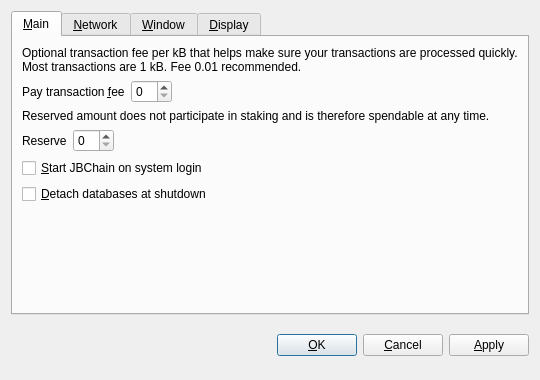
<?xml version="1.0" encoding="UTF-8"?>
<ui version="4.0">
 <class>OptionsDialog</class>
 <widget class="QDialog" name="OptionsDialog">
  <property name="geometry">
   <rect>
    <x>0</x>
    <y>0</y>
    <width>540</width>
    <height>380</height>
   </rect>
  </property>
  <property name="windowTitle">
   <string>Options</string>
  </property>
  <property name="modal">
   <bool>true</bool>
  </property>
  <layout class="QVBoxLayout" name="verticalLayout">
   <item>
    <widget class="QTabWidget" name="tabWidget">
     <property name="tabPosition">
      <enum>QTabWidget::North</enum>
     </property>
     <property name="currentIndex">
      <number>0</number>
     </property>
     <widget class="QWidget" name="tabMain">
      <attribute name="title">
       <string>&amp;Main</string>
      </attribute>
      <layout class="QVBoxLayout" name="verticalLayout_Main">
       <item>
        <widget class="QLabel" name="transactionFeeInfoLabel">
         <property name="text">
          <string>Optional transaction fee per kB that helps make sure your transactions are processed quickly. Most transactions are 1 kB. Fee 0.01 recommended.</string>
         </property>
         <property name="textFormat">
          <enum>Qt::PlainText</enum>
         </property>
         <property name="wordWrap">
          <bool>true</bool>
         </property>
        </widget>
       </item>
       <item>
        <layout class="QHBoxLayout" name="horizontalLayoutFee">
         <item>
          <widget class="QLabel" name="transactionFeeLabel">
           <property name="text">
            <string>Pay transaction &amp;fee</string>
           </property>
           <property name="textFormat">
            <enum>Qt::PlainText</enum>
           </property>
           <property name="buddy">
            <cstring>transactionFee</cstring>
           </property>
          </widget>
         </item>
         <item>
          <widget class="BitcoinAmountField" name="transactionFee"/>
         </item>
         <item>
          <spacer name="horizontalSpacerFee">
           <property name="orientation">
            <enum>Qt::Horizontal</enum>
           </property>
           <property name="sizeHint" stdset="0">
            <size>
             <width>40</width>
             <height>20</height>
            </size>
           </property>
          </spacer>
         </item>
        </layout>
       </item>
       <item>
        <widget class="QLabel" name="reserveBalanceInfoLabel">
         <property name="text">
          <string>Reserved amount does not participate in staking and is therefore spendable at any time.</string>
         </property>
         <property name="textFormat">
          <enum>Qt::PlainText</enum>
         </property>
         <property name="wordWrap">
          <bool>true</bool>
         </property>
        </widget>
       </item>
       <item>
        <layout class="QHBoxLayout" name="horizontalLayoutReserveBalance">
         <item>
          <widget class="QLabel" name="reserveBalanceLabel">
           <property name="text">
            <string>Reserve</string>
           </property>
           <property name="textFormat">
            <enum>Qt::PlainText</enum>
           </property>
           <property name="buddy">
            <cstring>reserveBalance</cstring>
           </property>
          </widget>
         </item>
         <item>
          <widget class="BitcoinAmountField" name="reserveBalance"/>
         </item>
         <item>
          <spacer name="horizontalSpacerReserveBalance">
           <property name="orientation">
            <enum>Qt::Horizontal</enum>
           </property>
           <property name="sizeHint" stdset="0">
            <size>
             <width>40</width>
             <height>20</height>
            </size>
           </property>
          </spacer>
         </item>
        </layout>
       </item>
       <item>
        <widget class="QCheckBox" name="bitcoinAtStartup">
         <property name="toolTip">
          <string>Automatically start JBChain after logging in to the system.</string>
         </property>
         <property name="text">
          <string>&amp;Start JBChain on system login</string>
         </property>
        </widget>
       </item>
       <item>
        <widget class="QCheckBox" name="detachDatabases">
         <property name="toolTip">
          <string>Detach block and address databases at shutdown. This means they can be moved to another data directory, but it slows down shutdown. The wallet is always detached.</string>
         </property>
         <property name="text">
          <string>&amp;Detach databases at shutdown</string>
         </property>
        </widget>
       </item>
       <item>
        <spacer name="verticalSpacer_Main">
         <property name="orientation">
          <enum>Qt::Vertical</enum>
         </property>
         <property name="sizeHint" stdset="0">
          <size>
           <width>20</width>
           <height>40</height>
          </size>
         </property>
        </spacer>
       </item>
      </layout>
     </widget>
     <widget class="QWidget" name="tabNetwork">
      <attribute name="title">
       <string>&amp;Network</string>
      </attribute>
      <layout class="QVBoxLayout" name="verticalLayout_Network">
       <item>
        <widget class="QCheckBox" name="mapPortUpnp">
         <property name="toolTip">
          <string>Automatically open the JBChain client port on the router. This only works when your router supports UPnP and it is enabled.</string>
         </property>
         <property name="text">
          <string>Map port using &amp;UPnP</string>
         </property>
        </widget>
       </item>
       <item>
        <widget class="QCheckBox" name="connectSocks">
         <property name="toolTip">
          <string>Connect to the JBChain network through a SOCKS proxy (e.g. when connecting through Tor).</string>
         </property>
         <property name="text">
          <string>&amp;Connect through SOCKS proxy:</string>
         </property>
        </widget>
       </item>
       <item>
        <layout class="QHBoxLayout" name="horizontalLayout_Network">
         <item>
          <widget class="QLabel" name="proxyIpLabel">
           <property name="text">
            <string>Proxy &amp;IP:</string>
           </property>
           <property name="textFormat">
            <enum>Qt::PlainText</enum>
           </property>
           <property name="buddy">
            <cstring>proxyIp</cstring>
           </property>
          </widget>
         </item>
         <item>
          <widget class="QValidatedLineEdit" name="proxyIp">
           <property name="maximumSize">
            <size>
             <width>140</width>
             <height>16777215</height>
            </size>
           </property>
           <property name="toolTip">
            <string>IP address of the proxy (e.g. 127.0.0.1)</string>
           </property>
          </widget>
         </item>
         <item>
          <widget class="QLabel" name="proxyPortLabel">
           <property name="text">
            <string>&amp;Port:</string>
           </property>
           <property name="textFormat">
            <enum>Qt::PlainText</enum>
           </property>
           <property name="buddy">
            <cstring>proxyPort</cstring>
           </property>
          </widget>
         </item>
         <item>
          <widget class="QLineEdit" name="proxyPort">
           <property name="maximumSize">
            <size>
             <width>55</width>
             <height>16777215</height>
            </size>
           </property>
           <property name="toolTip">
            <string>Port of the proxy (e.g. 9050)</string>
           </property>
          </widget>
         </item>
         <item>
          <widget class="QLabel" name="socksVersionLabel">
           <property name="text">
            <string>SOCKS &amp;Version:</string>
           </property>
           <property name="textFormat">
            <enum>Qt::PlainText</enum>
           </property>
           <property name="buddy">
            <cstring>socksVersion</cstring>
           </property>
          </widget>
         </item>
         <item>
          <widget class="QValueComboBox" name="socksVersion">
           <property name="toolTip">
            <string>SOCKS version of the proxy (e.g. 5)</string>
           </property>
          </widget>
         </item>
         <item>
          <spacer name="horizontalSpacer_Network">
           <property name="orientation">
            <enum>Qt::Horizontal</enum>
           </property>
           <property name="sizeHint" stdset="0">
            <size>
             <width>40</width>
             <height>20</height>
            </size>
           </property>
          </spacer>
         </item>
        </layout>
       </item>
       <item>
        <spacer name="verticalSpacer_Network">
         <property name="orientation">
          <enum>Qt::Vertical</enum>
         </property>
         <property name="sizeHint" stdset="0">
          <size>
           <width>20</width>
           <height>40</height>
          </size>
         </property>
        </spacer>
       </item>
      </layout>
     </widget>
     <widget class="QWidget" name="tabWindow">
      <attribute name="title">
       <string>&amp;Window</string>
      </attribute>
      <layout class="QVBoxLayout" name="verticalLayout_Window">
       <item>
        <widget class="QCheckBox" name="minimizeToTray">
         <property name="toolTip">
          <string>Show only a tray icon after minimizing the window.</string>
         </property>
         <property name="text">
          <string>&amp;Minimize to the tray instead of the taskbar</string>
         </property>
        </widget>
       </item>
       <item>
        <widget class="QCheckBox" name="minimizeOnClose">
         <property name="toolTip">
          <string>Minimize instead of exit the application when the window is closed. When this option is enabled, the application will be closed only after selecting Quit in the menu.</string>
         </property>
         <property name="text">
          <string>M&amp;inimize on close</string>
         </property>
        </widget>
       </item>
       <item>
        <spacer name="verticalSpacer_Window">
         <property name="orientation">
          <enum>Qt::Vertical</enum>
         </property>
         <property name="sizeHint" stdset="0">
          <size>
           <width>20</width>
           <height>40</height>
          </size>
         </property>
        </spacer>
       </item>
      </layout>
     </widget>
     <widget class="QWidget" name="tabDisplay">
      <attribute name="title">
       <string>&amp;Display</string>
      </attribute>
      <layout class="QVBoxLayout" name="verticalLayout_Display">
       <item>
        <layout class="QHBoxLayout" name="horizontalLayout_1_Display">
         <item>
          <widget class="QLabel" name="langLabel">
           <property name="text">
            <string>User Interface &amp;language:</string>
           </property>
           <property name="textFormat">
            <enum>Qt::PlainText</enum>
           </property>
           <property name="buddy">
            <cstring>lang</cstring>
           </property>
          </widget>
         </item>
         <item>
          <widget class="QValueComboBox" name="lang">
           <property name="toolTip">
            <string>The user interface language can be set here. This setting will take effect after restarting JBChain.</string>
           </property>
          </widget>
         </item>
        </layout>
       </item>
       <item>
        <layout class="QHBoxLayout" name="horizontalLayout_2_Display">
         <item>
          <widget class="QLabel" name="unitLabel">
           <property name="text">
            <string>&amp;Unit to show amounts in:</string>
           </property>
           <property name="textFormat">
            <enum>Qt::PlainText</enum>
           </property>
           <property name="buddy">
            <cstring>unit</cstring>
           </property>
          </widget>
         </item>
         <item>
          <widget class="QValueComboBox" name="unit">
           <property name="toolTip">
            <string>Choose the default subdivision unit to show in the interface and when sending coins.</string>
           </property>
          </widget>
         </item>
        </layout>
       </item>
       <item>
        <widget class="QCheckBox" name="displayAddresses">
         <property name="toolTip">
          <string>Whether to show JBChain addresses in the transaction list or not.</string>
         </property>
         <property name="text">
          <string>&amp;Display addresses in transaction list</string>
         </property>
        </widget>
       </item>
       <item>
        <widget class="QCheckBox" name="coinControlFeatures">
         <property name="toolTip">
          <string>Whether to show coin control features or not.</string>
         </property>
         <property name="text">
          <string>Display coin &amp;control features (experts only!)</string>
         </property>
        </widget>
       </item>
       <item>
        <spacer name="verticalSpacer_Display">
         <property name="orientation">
          <enum>Qt::Vertical</enum>
         </property>
         <property name="sizeHint" stdset="0">
          <size>
           <width>20</width>
           <height>40</height>
          </size>
         </property>
        </spacer>
       </item>
      </layout>
     </widget>
    </widget>
   </item>
   <item>
    <layout class="QHBoxLayout" name="horizontalLayout_Buttons">
     <item>
      <spacer name="horizontalSpacer_1">
       <property name="orientation">
        <enum>Qt::Horizontal</enum>
       </property>
       <property name="sizeHint" stdset="0">
        <size>
         <width>40</width>
         <height>48</height>
        </size>
       </property>
      </spacer>
     </item>
     <item>
      <widget class="QLabel" name="statusLabel">
       <property name="font">
        <font>
         <weight>75</weight>
         <bold>true</bold>
        </font>
       </property>
       <property name="text">
        <string/>
       </property>
       <property name="textFormat">
        <enum>Qt::PlainText</enum>
       </property>
       <property name="wordWrap">
        <bool>true</bool>
       </property>
      </widget>
     </item>
     <item>
      <spacer name="horizontalSpacer_2">
       <property name="orientation">
        <enum>Qt::Horizontal</enum>
       </property>
       <property name="sizeHint" stdset="0">
        <size>
         <width>40</width>
         <height>48</height>
        </size>
       </property>
      </spacer>
     </item>
     <item>
      <widget class="QPushButton" name="okButton">
       <property name="text">
        <string>&amp;OK</string>
       </property>
      </widget>
     </item>
     <item>
      <widget class="QPushButton" name="cancelButton">
       <property name="text">
        <string>&amp;Cancel</string>
       </property>
       <property name="autoDefault">
        <bool>false</bool>
       </property>
      </widget>
     </item>
     <item>
      <widget class="QPushButton" name="applyButton">
       <property name="text">
        <string>&amp;Apply</string>
       </property>
       <property name="autoDefault">
        <bool>false</bool>
       </property>
      </widget>
     </item>
    </layout>
   </item>
  </layout>
 </widget>
 <customwidgets>
  <customwidget>
   <class>BitcoinAmountField</class>
   <extends>QSpinBox</extends>
   <header>bitcoinamountfield.h</header>
  </customwidget>
  <customwidget>
   <class>QValueComboBox</class>
   <extends>QComboBox</extends>
   <header>qvaluecombobox.h</header>
  </customwidget>
  <customwidget>
   <class>QValidatedLineEdit</class>
   <extends>QLineEdit</extends>
   <header>qvalidatedlineedit.h</header>
  </customwidget>
 </customwidgets>
 <resources/>
 <connections/>
</ui>
